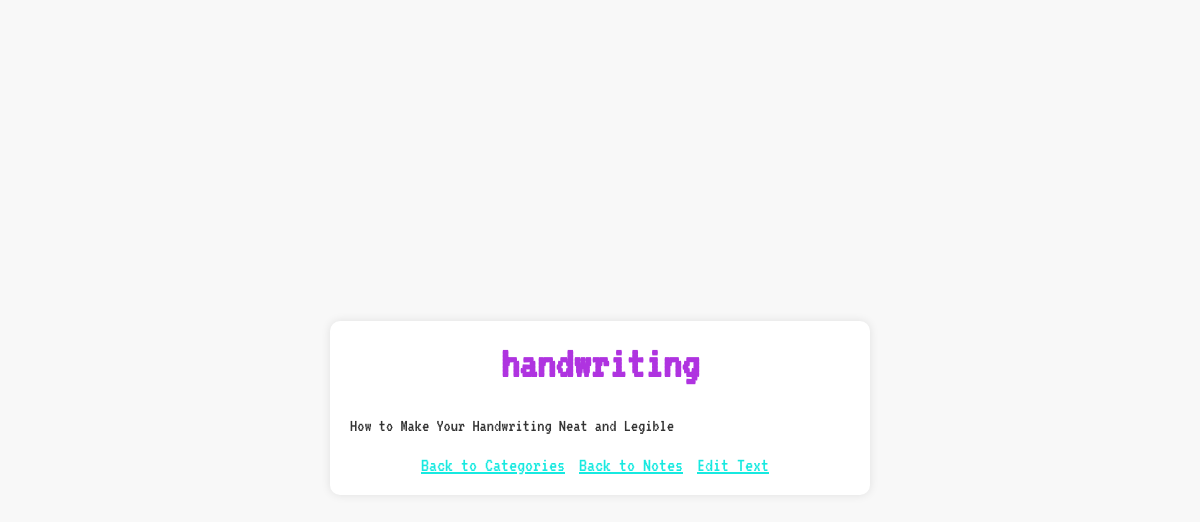
The page /note/1 (signed in) on the database its author committed.
### app.py (models this page shows, shortened)
class Note(db.Model):
    id = db.Column(db.Integer, primary_key=True)
    title = db.Column(db.String(100), nullable=False)
    content = db.Column(db.Text, nullable=False)
    category_id = db.Column(db.Integer, db.ForeignKey('category.id'), nullable=False)
    category = db.relationship('Category', backref=db.backref('notes', lazy=True))
    post_type = db.Column(db.String(10), nullable=False)

### app.py (the view)
@app.route('/note/<int:note_id>')
def view_note(note_id):
    if 'user_id' not in session:
        return redirect(url_for('login'))
    note = Note.query.get(note_id)
    if note and note.category.user_id == session['user_id']:
        return render_template('note.html', note=note)
    else:
        error = 'Note not found'
        return render_template('main.html', error=error)

### templates/note.html (shortened to what this page needs)
<!DOCTYPE html>
<html>
<head>
    <link rel="stylesheet" type="text/css" href="{{ url_for('static', filename='styles.css') }}">
</head>
<body>
    <div class="container">
        <h1>{{ note.title }}</h1>
        <div class="note-content-container">
            <p>{{ note.content }}</p>
        </div>
        <div class="button-container">
            <a href="{{ url_for('main') }}">Back to Categories</a>
            <a href="{{ url_for('category_notes', category_id=note.category.id) }}">Back to Notes</a>
            <a href="{{ url_for('edit_text', note_id=note.id) }}">Edit Text</a>
        </div>
    </div>
</body>
</html>

### static/styles.css (style rules this page uses)
body { background-color: #f8f8f8; display: flex; flex-direction: column; align-items: center; height: 100vh; }
h1 { color: #af33e0; font-size: 45px; font-family: 'VT323', monospace; }
a { color: #17E9E0; font-size: 20px; font-family: 'VT323', monospace; text-decoration: underline; }
p { color: #333; font-size: 18px; font-family: 'VT323', monospace; }

### templates/note.html (style rules this page uses)
body { background-color: #f8f8f8; display: flex; justify-content: center; align-items: center; height: 100vh; }
.container { text-align: center; width: 500px; margin: 20px auto; padding: 20px; background-color: #ffffff; border-radius: 10px; box-shadow: 0px 0px 10px rgba(0, 0, 0, 0.1); }
.container h1 { margin-top: 0; }
.note-content-container { margin-top: 20px; text-align: left; }
.note-content-container p { margin-bottom: 10px; }
.button-container { margin-top: 20px; text-align: center; }
.button-container a { margin-right: 10px; }

### rows shown on the page
Note: title "handwriting", content "How to Make Your Handwriting Neat and Legible"
